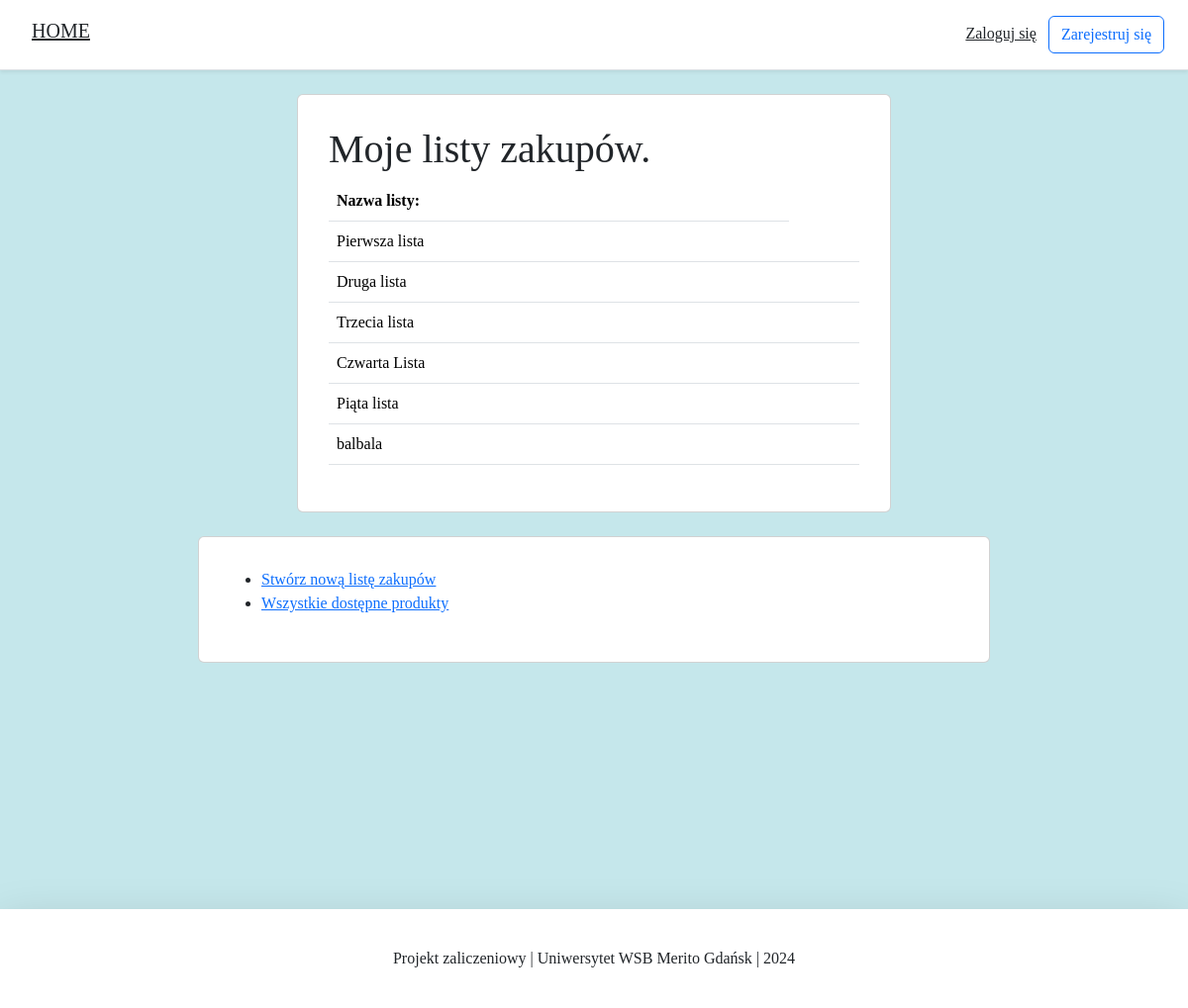
The page /shopping_list/ on the database as committed earlier.
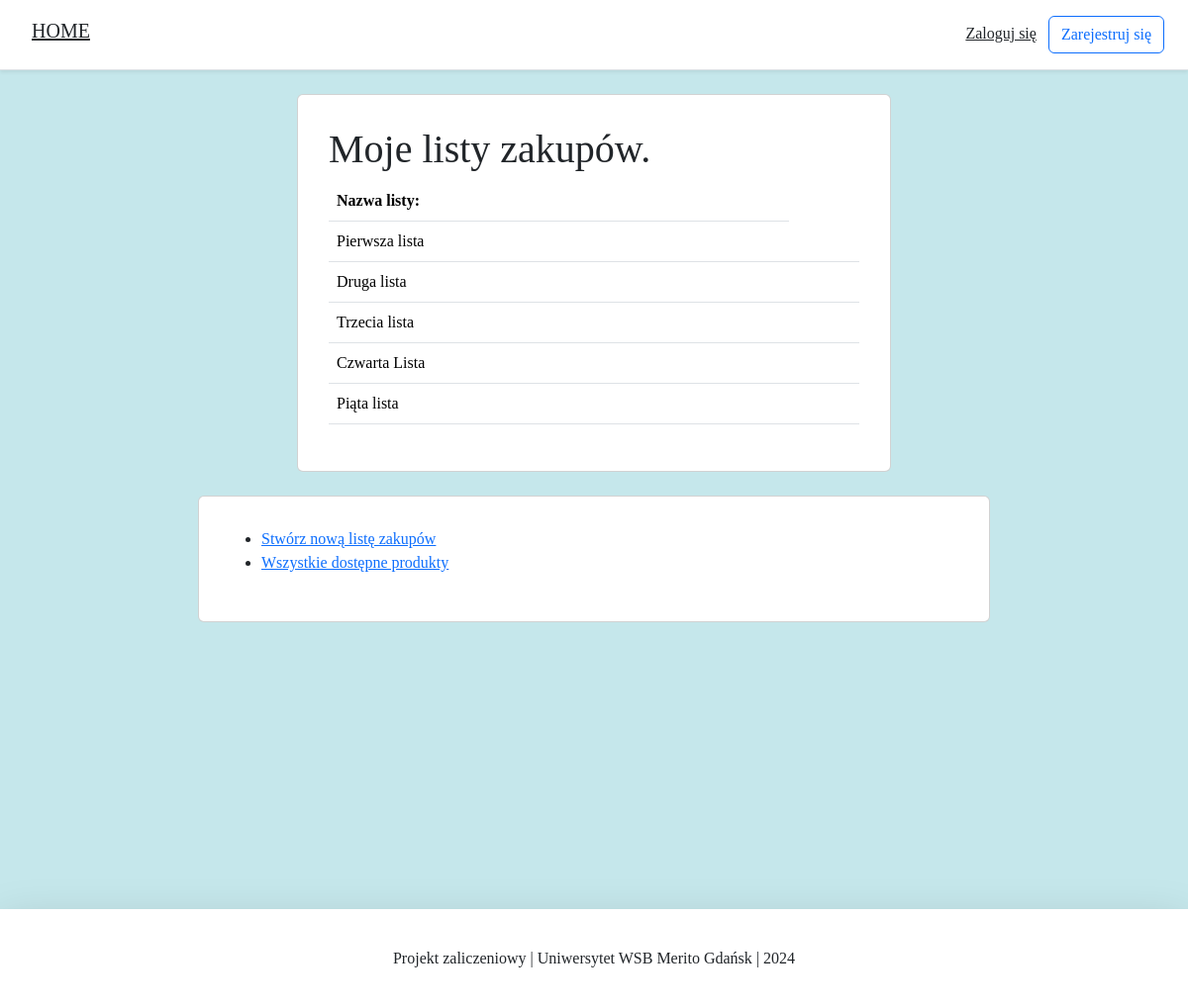
The same page on the database as committed later.
### products/models.py (models this page shows, shortened)
class ShoppingLists(models.Model):
    lists_name = models.CharField(max_length=30, verbose_name="Nazwa listy", unique=True,
                                  error_messages={'unique': 'Lista o takiej nazwie już istnieje!'})
    products = models.ManyToManyField(Products, verbose_name="Produkty")
    class Meta:
        verbose_name_plural = "Listy zakupów"

### products/views.py (the view)
# urls.py: path('shopping_list/', ShoppingListView.as_view(), name='shopping_list'),
class ShoppingListView(ListView):
    model = ShoppingLists
    template_name = 'all_shopping_lists.html'
    context_object_name = 'my_shopping_lists'

### products/templates/all_shopping_lists.html (shortened to what this page needs)
{% extends 'base.html' %}
{% load static %}
{% block content %}
<body>
<div class="container">
    <div class="row justify-content-center">
        <div class="card card-main">
            <div class="card-body">
                <h1>Moje listy zakupów.</h1>
                <table class="table">
                    <tr>
                        <th>Nazwa listy:</th>
                    </tr>
                    {% for x in my_shopping_lists %}
                        <tr>
                            <td>{{ x.lists_name }}</td>
                            <td>
                            </td>
                        </tr>
                    {% endfor %}
                </table>
            </div>
        </div>
    </div>
</div>
<div class="container mt-4">
    <div class="row justify-content-center">
        <div class="card card-navigate">
            <div class="card-body">
                <ul>
                    <li><a href="{% url 'create' %}">Stwórz nową listę zakupów</a></li>
                    <li><a href="{% url 'products' %}">Wszystkie dostępne produkty</a></li>
                </ul>
            </div>
        </div>
    </div>
</div>
</body>
{% endblock content %}

Rows that differ between the two databases and show on the page:
removed ShoppingLists: lists_name "balbala"
